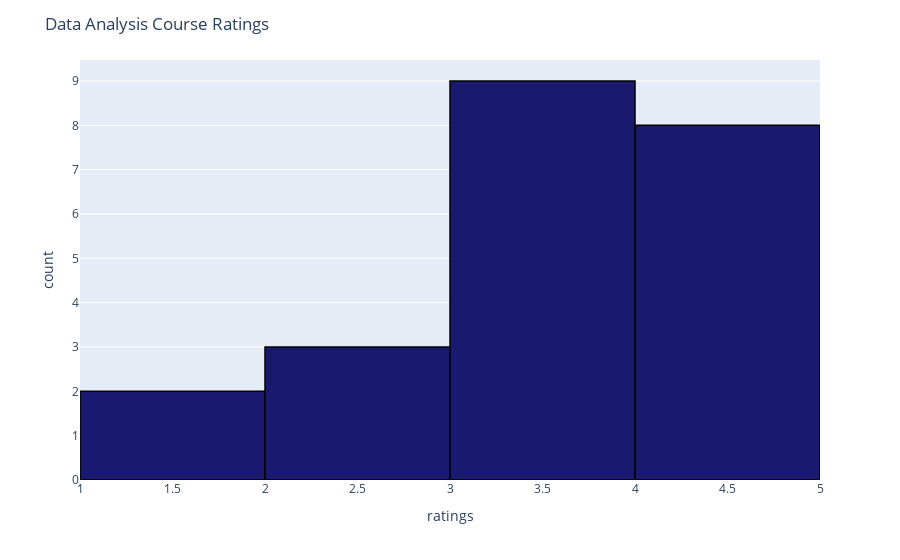

Notebook cell for this chart:
### Code cell
# Visualize Overall Rating:

fig = px.histogram(AnalysisRating, x="ratings")
fig.update_traces(marker_color="midnightblue",marker_line_color='black',
                  marker_line_width=1.5)
fig.update_layout(title_text='Data Analysis Course Ratings',xaxis=dict(range=[1, 5]))
fig.show()
py.plot(fig)

### Figure 1 — Plotly figure (JSON) as saved in the notebook; plotly's stock layout.template omitted (floating-point values rounded to 4 significant figures)
{"data": [{"alignmentgroup": "True", "bingroup": "x", "hovertemplate": "ratings=%{x}<br>count=%{y}<extra></extra>", "legendgroup": "", "marker": {"color": "midnightblue", "line": {"color": "black", "width": 1.5}}, "name": "", "offsetgroup": "", "orientation": "v", "showlegend": false, "type": "histogram", "x": [3.5, 4.5, 3.9, 1.8, 4.2, 2.7, 4.2, 4, 3.2, 5, 3.7, 3.5, 5, 3, 5, 1, 4.5, 4, 5, 3.5, 3, 2.5, 4.8, 3.5, 4.6, 2], "xaxis": "x", "yaxis": "y"}], "layout": {"barmode": "relative", "legend": {"tracegroupgap": 0}, "margin": {"t": 60}, "title": {"text": "Data Analysis Course Ratings"}, "xaxis": {"anchor": "y", "domain": [0, 1], "range": [1, 5], "title": {"text": "ratings"}}, "yaxis": {"anchor": "x", "domain": [0, 1], "title": {"text": "count"}}}}
